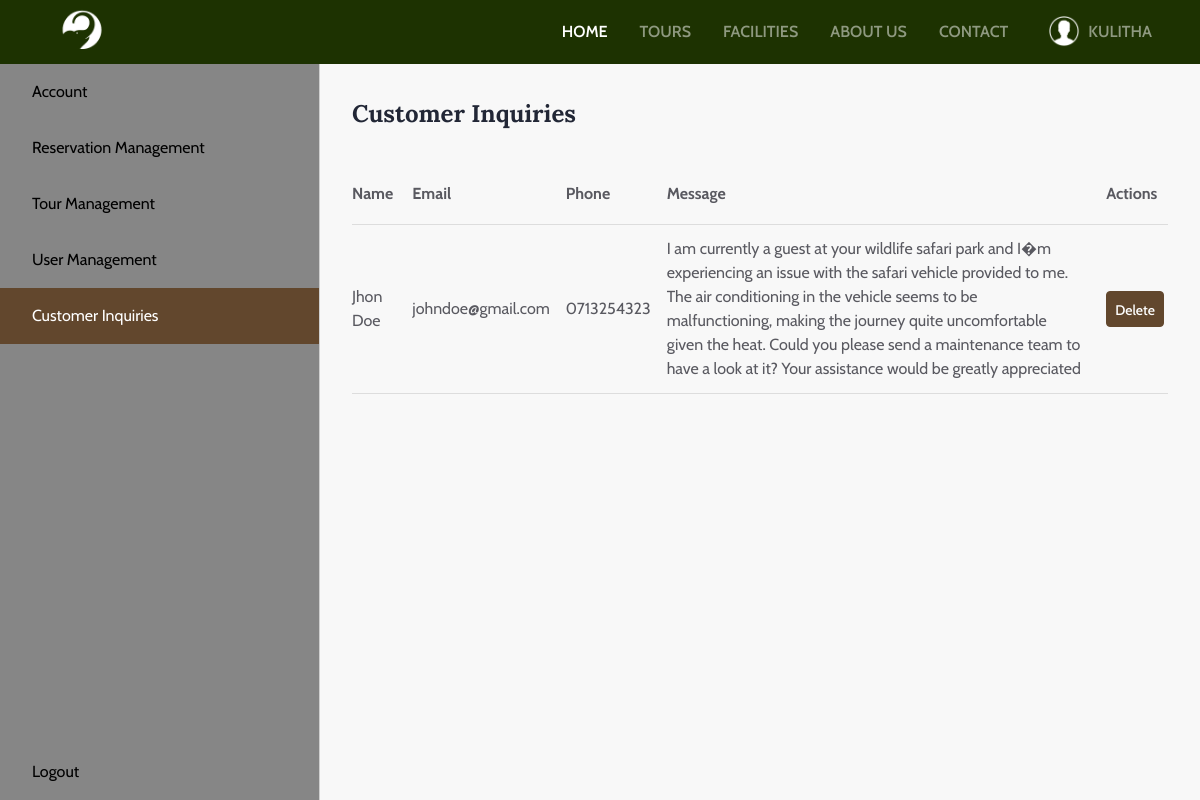
Screenshot of /userinquries.php (signed in) with the database file from the repository.
### tables this page shows
CREATE TABLE `users` (
  `userid` int(6) NOT NULL,
  `username` varchar(32) NOT NULL,
  `first_name` varchar(32) NOT NULL,
  `last_name` varchar(32) NOT NULL,
  `email` varchar(64) NOT NULL,
  `phone_number` varchar(16) NOT NULL,
  `password` varchar(64) NOT NULL
);

CREATE TABLE `contact` (
  `requestId` int(11) NOT NULL,
  `First_Name` varchar(32) NOT NULL,
  `Last_Name` varchar(32) NOT NULL,
  `Email` varchar(64) NOT NULL,
  `Mobile` varchar(16) NOT NULL,
  `Message` varchar(1024) NOT NULL,
  `Solution` varchar(2048) NOT NULL
);

### includes/functions.php (called while the page is built, shortened)
<?php
function getUsername($conn, $username) {
    $sql = "SELECT * FROM users WHERE username='$username'";
    $result = $conn->query($sql);
    $row = mysqli_fetch_assoc($result);
    return $row['username'];
}

### userinquries.php (the view, shortened to what this page needs)
<?php
require_once 'includes/config.php';
require_once 'includes/functions.php';
?>
<!DOCTYPE html>
<html lang="en">
  <head>
    <link rel="stylesheet" href="styles/usermanagement.css" />
    <link rel="stylesheet" href="styles/header.css" />
  </head>
  <body>
    <?php include 'includes/header.php' ?>
    <div class="profile-component">
      <div class="navigation">
        <a href="userprofile.php" class="nav-btn">Account</a>
        <a href="profilereservations.php" class="nav-btn">Reservation Management</a>
        <a href="tourmanagement.php" class="nav-btn">Tour Management</a>
        <a href="usermanagement.php" class="nav-btn">User Management</a>
        <a href="userinquries.php" class="nav-btn highlight">Customer Inquiries</a>
        <a href="includes/logout.php" class="nav-btn logout-btn">Logout</a>
      </div>
      <div class="profile-content">
        <div class="user-management">
          <h2 class="main__heading">Customer Inquiries</h2>
          <table class="users_table">
            <tr>
              <th>Name</th>
              <th>Email</th>
              <th>Phone</th>
              <th>Message</th>
              <th class="actions">Actions</th>
            </tr>
            <?php
                $sql = "SELECT * FROM contact";
                $result = $conn->query($sql);
                if ($result->num_rows > 0) {
                    while($row = $result->fetch_assoc()) {
                      echo "<tr>";
                      echo "<td>".$row['First_Name']." ".$row['Last_Name']."</td>";
                      echo "<td>".$row['Email']."</td>";
                      echo "<td>".$row['Mobile']."</td>";
                      echo "<td>".$row['Message']."</td>";
                      echo "<td class=action-buttons id=action-buttons>";
                      if ($row['First_Name'] != $_SESSION['username']) {
                        echo "<a href=includes/deletecontact.php?requestId=$row[requestId] class=btn>Delete</a></td>";
                      }
                      echo "</tr>";
                    }
                    }
                ?>
          </table>
        </div>
      </div>
    </div>
  </body>
</html>

### includes/profile.inc.php
<?php
require_once 'config.php';
require_once 'functions.php';
echo '<li class="list-item"><a class="profile-container" href="userprofile.php"><img class="profile" src="img/ProfileUser.png" alt="ProfileUser">';
echo getUsername($conn, $_SESSION['username']);
echo '</a></li>';
?>

### styles/usermanagement.css (style rules this page uses)
*, *::before, *::after { margin: 0; padding: 0; box-sizing: border-box; -webkit-box-sizing: border-box; }
h1, h2, h3, h4 { font-family: "Lora",sans-serif; color: #222736; }
a { text-decoration: none; }
body { font-family: "Cabin", serif; line-height: 1.5; color: #595960; background: #f8f8f8; min-height: 100vh; }
.profile-component { display: flex; min-height: 100vh; padding-top: 4rem; }
.navigation { width: 320px; display: flex; flex-direction: column; border-right: #cfcfcf solid 1px; background: #868686; }
.nav-btn { text-align: left; color: black; font-family: inherit; font-size: 1rem; background: transparent; border: none; padding: 1rem 2rem; cursor: pointer; transition: 0.2s; }
.logout-btn { margin-top: auto; }
.highlight { background: #62472d; color: white; }
.profile-content { flex: 1; }
.main__heading { margin-bottom: 2rem; }
.user-management { margin: 2rem; }
.users_table { margin: 2rem 0; border-collapse: collapse; width: 100%; text-align: left; }
.users_table tr { height: 60px; }
.users_table tr th { border-bottom: 1px solid #ddd; padding: 0.5rem 0; padding-right: 1rem; }
.users_table tr td { border-bottom: 1px solid #ddd; padding: 0.75rem 0; padding-right: 1rem; }
.users_table tr .actions { padding: 0; padding-left: 4px; }
.users_table tr .action-buttons { margin: 0 auto; padding: 0; }
.users_table .btn { height: 36px; margin: 0 0.25rem; justify-content: center; font-family: inherit; font-weight: 500; font-size: 0.875rem; border-radius: 4px; background: #62472d; color: white; border: #62472d solid 1px; padding: 0.5rem; cursor: pointer; transition: 0.2s; margin: 0.25rem; }

### styles/header.css (style rules this page uses)
.btn { display: inline-flex; background: transparent; border: none; cursor: pointer; }
a { text-decoration: none; }
:root { --color-primary: #62472d; }
.top-nav-list .list-item { margin: 0 1rem; }
.top-nav-list .list-item a { color: rgba(255, 255, 255, 0.5); text-transform: uppercase; transition: 0.2s; text-decoration: none; }
.profile { width: 32px; margin: 0 0.5rem; padding-bottom: 2px; }
.profile-container { display: flex; align-items: center; }

### rows the page displays
users: username "KULITHA"
contact: First_Name "Jhon", Last_Name "Doe", Email "johndoe@gmail.com", Mobile "0713254323", Message "I am currently a guest at your wildlife safari park and I�m experiencing an issue with the safari vehicle provided to me. The air conditioning in the vehicle seems to be malfunctioning, making the journey quite uncomfortable given the heat. Could you please send a maintenance team to have a look at it? Your assistance would be greatly appreciated"
